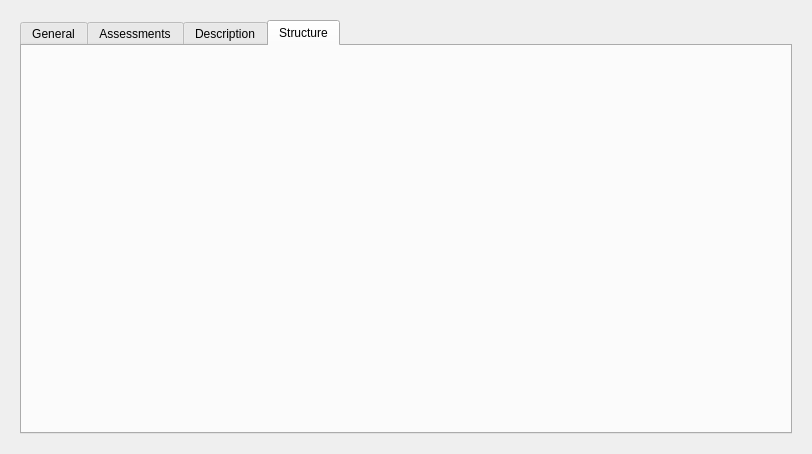
<?xml version="1.0" encoding="UTF-8"?>
<ui version="4.0">
 <class>KViewDoc</class>
 <widget class="QWidget" name="KViewDoc">
  <property name="geometry">
   <rect>
    <x>0</x>
    <y>0</y>
    <width>812</width>
    <height>454</height>
   </rect>
  </property>
  <property name="windowTitle">
   <string>Form</string>
  </property>
  <layout class="QVBoxLayout" name="verticalLayout">
   <item>
    <widget class="QWidget" name="widget" native="true">
     <layout class="QVBoxLayout" name="verticalLayout_2">
      <item>
       <widget class="QTabWidget" name="Infos">
        <property name="currentIndex">
         <number>3</number>
        </property>
        <widget class="QWidget" name="tab">
         <attribute name="title">
          <string>General</string>
         </attribute>
         <layout class="QVBoxLayout" name="verticalLayout_3">
          <item>
           <widget class="QGObjectVars" name="Vars" native="true"/>
          </item>
         </layout>
        </widget>
        <widget class="QWidget" name="tab_2">
         <attribute name="title">
          <string>Assessments</string>
         </attribute>
         <layout class="QGridLayout" name="gridLayout">
          <item row="0" column="0" colspan="2">
           <widget class="QGObjectsList" name="Assessments" native="true">
            <property name="sizePolicy">
             <sizepolicy hsizetype="Preferred" vsizetype="Preferred">
              <horstretch>0</horstretch>
              <verstretch>0</verstretch>
             </sizepolicy>
            </property>
           </widget>
          </item>
          <item row="1" column="0">
           <spacer name="horizontalSpacer">
            <property name="orientation">
             <enum>Qt::Horizontal</enum>
            </property>
            <property name="sizeHint" stdset="0">
             <size>
              <width>431</width>
              <height>25</height>
             </size>
            </property>
           </spacer>
          </item>
          <item row="1" column="1">
           <widget class="QPushButton" name="AddFeedback">
            <property name="text">
             <string>Add Feedback</string>
            </property>
           </widget>
          </item>
         </layout>
        </widget>
        <widget class="QWidget" name="tab_3">
         <attribute name="title">
          <string>Description</string>
         </attribute>
         <layout class="QVBoxLayout" name="verticalLayout_4">
          <item>
           <widget class="QGDescription" name="Desc" native="true"/>
          </item>
         </layout>
        </widget>
        <widget class="QWidget" name="tab_4">
         <attribute name="title">
          <string>Structure</string>
         </attribute>
         <layout class="QVBoxLayout" name="verticalLayout_5">
          <item>
           <widget class="QGDocStruct" name="Struct" native="true"/>
          </item>
         </layout>
        </widget>
       </widget>
      </item>
     </layout>
    </widget>
   </item>
  </layout>
 </widget>
 <customwidgets>
  <customwidget>
   <class>QGObjectVars</class>
   <extends>QWidget</extends>
   <header>qgobjectvars.h</header>
   <container>1</container>
  </customwidget>
  <customwidget>
   <class>QGDocStruct</class>
   <extends>QWidget</extends>
   <header>qgdocstruct.h</header>
   <container>1</container>
  </customwidget>
  <customwidget>
   <class>QGObjectsList</class>
   <extends>QWidget</extends>
   <header>qgobjectslist.h</header>
   <container>1</container>
  </customwidget>
  <customwidget>
   <class>QGDescription</class>
   <extends>QWidget</extends>
   <header>qgdescription.h</header>
   <container>1</container>
  </customwidget>
 </customwidgets>
 <resources/>
 <connections/>
</ui>
